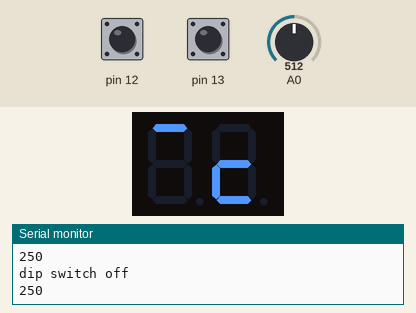
This sketch was run on a simulated Arduino Uno, built with avr-gcc and run on an emulated ATmega328P. Parts: 2-digit seven-segment display, the last lines printed to the serial monitor. Wiring (inferred from the names in the program): 2-digit 7-segment display, segments lit when LOW: segments pin 7, pin 6, pin 5, pin 4, pin 3, pin 2, pin 11; digit selects pin 8, pin 9. Inputs (shaded band) come from the test bench; at power-on: A0 = 512, pin 12 HIGH, pin 13 HIGH. The segment pins are drawn as the display they are named for.

Above: at 1.4 s.
1.5 s: A0 set to 610
At 2.2 s:
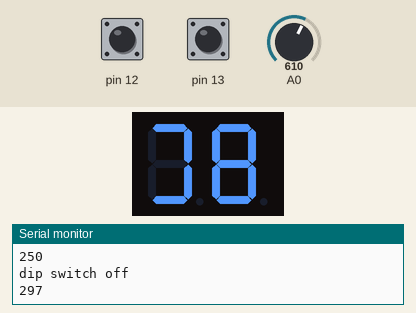
3.3 s: A0 set to 590
At 4.2 s:
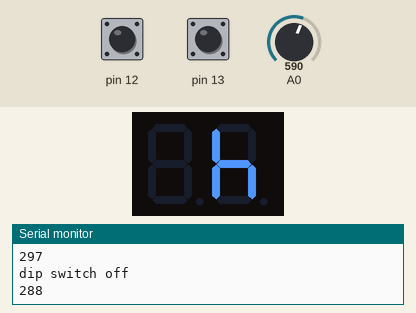
5.2 s: A0 set to 511
At 6.4 s:
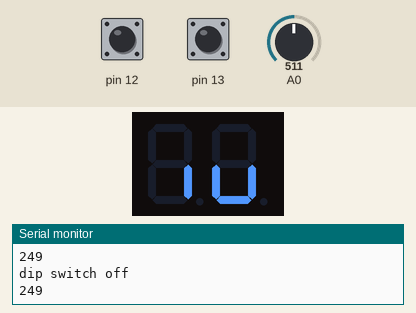
7.0 s: A0 set to 306
At 8.4 s:
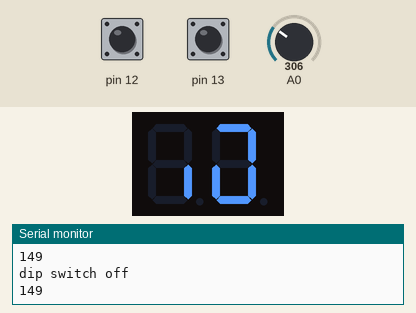
8.8 s: A0 set to 122
At 10.3 s:
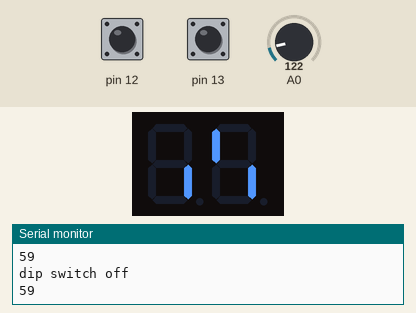
10.6 s: A0 set to 0
At 12.1 s:
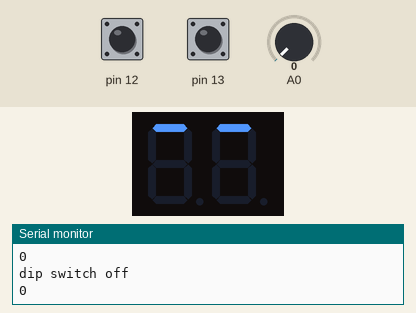
Timing chart, 0 to 13.5 s (numbered marks = the images above; inputs shaded):
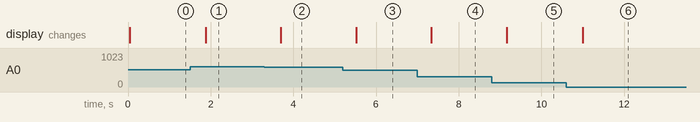

Measured:
- after the input at 1.5 s, the display: changes after 0.38 s (image 1)
- after the input at 3.3 s, the display: changes after 0.40 s (image 2)
- after the input at 5.2 s, the display: changes after 0.32 s (image 3)
- after the input at 7.0 s, the display: changes after 0.34 s (image 4)
- after the input at 8.8 s, the display: changes after 0.36 s (image 5)
- after the input at 10.6 s, the display: changes after 0.40 s (image 6)

The sketch:

test.ino.ino
```cpp
/*====================================
File name: exerc_3_1.c
Date: 2019-02-11
Group nr 05
Members that contribute to the solutions
Sarkisian George
Stanchev Martin
Hassan Mohamad
Demonstration code: [7030]
======================================*/

#define A 11
#define B 2
#define C 3
#define D 4
#define E 5
#define F 6
#define G 7
#define D1 8
#define D2 9

const int segs[7] = { A, B, C, D, E, F, G };
const byte numbers[10] = { 0b0111111, 0b00000110, 0b1011011, 0b1001111, 0b1100110, 0b1101101,
0b1111101, 0b0000111, 0b1111111, 0b1101111 };

int a, b;
int max;

void setup() {
  pinMode(0 , OUTPUT);
  pinMode(11 , OUTPUT);
  pinMode(2 , OUTPUT);
  pinMode(3 , OUTPUT);
  pinMode(4 , OUTPUT);
  pinMode(5 , OUTPUT);
  pinMode(6 , OUTPUT);
  pinMode(7 , OUTPUT);
  pinMode(8 , OUTPUT);
  pinMode(9, OUTPUT);
  pinMode(13 , INPUT);
  pinMode(12, INPUT);
  //pinMode(13, OUTPUT);
  Serial.begin(9600);

}

void loop() {

  float val = analogRead(0);
  int temp = ((val / 1024) * 5000) / 10;

  if(max < temp) {
        max = temp;
  }

    a = digitalRead(13);
    b = digitalRead(12);
    while(a == LOW && b == LOW){
      a = digitalRead(13);
      b = digitalRead(12);
      Serial.println("dip switch on");
      Serial.println(max);
      writeDigit2(numbers[ (int)(max % 10) ]);
      delay(5);
      writeDigit1(numbers[ (int)(max / 10) ]);
      delay(5);
    } //else {
      Serial.println("dip switch off");


      Serial.println(temp);


    unsigned long startTime = millis();
    for (unsigned long elapsed=0; elapsed < 600; elapsed = millis() - startTime) {


    writeDigit2(numbers[ (int)(temp % 10)] );
    delay(5);
    writeDigit1(numbers[ (int)(temp / 10)] );
    delay(5);
  //}
  }
  }

void writeDigit1(byte number) {
  digitalWrite(D2, HIGH);
  digitalWrite(D1, LOW);
  lightNumber(number);
}

void writeDigit2(byte number) {
  digitalWrite(D2, LOW);
  digitalWrite(D1, HIGH);
  lightNumber(number);
}

void lightNumber(byte number) {
  for (int i = 0; i < 7; i++) {
    int bit = bitRead(number, i);
    digitalWrite(segs[i], bit);
  }
}
```
